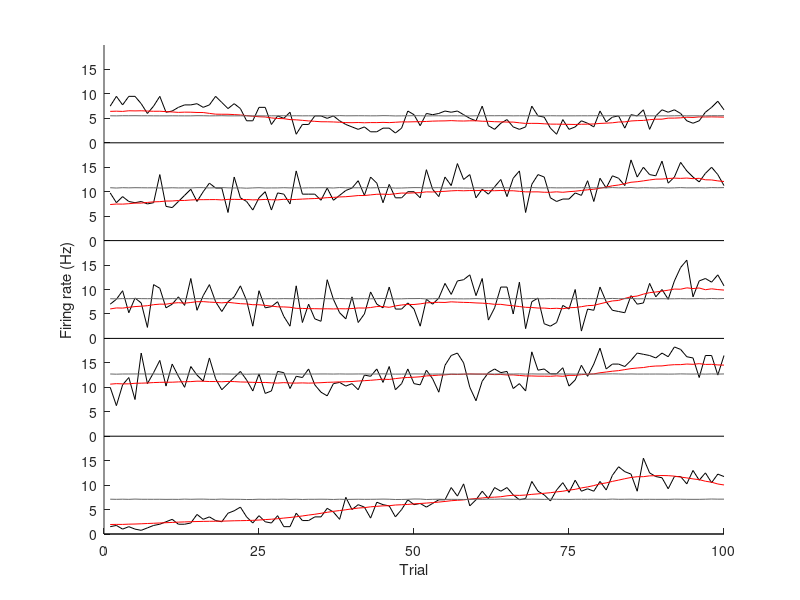
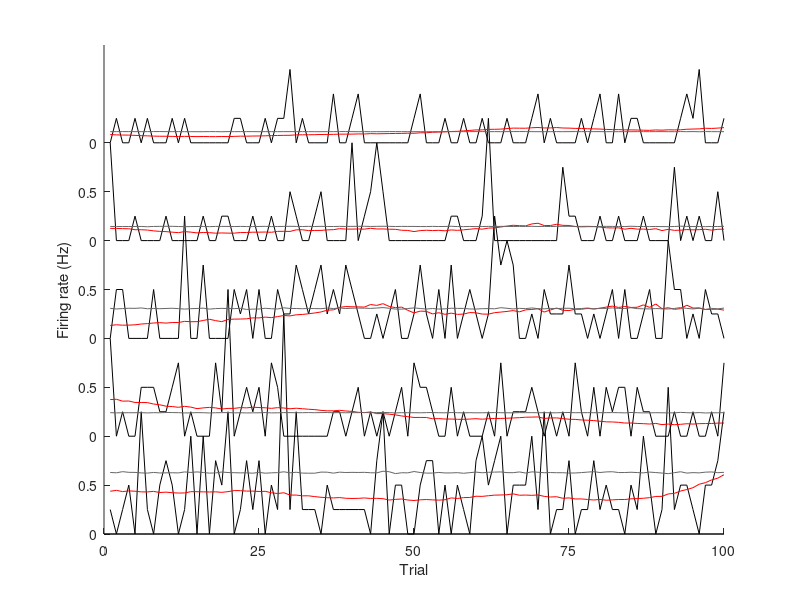
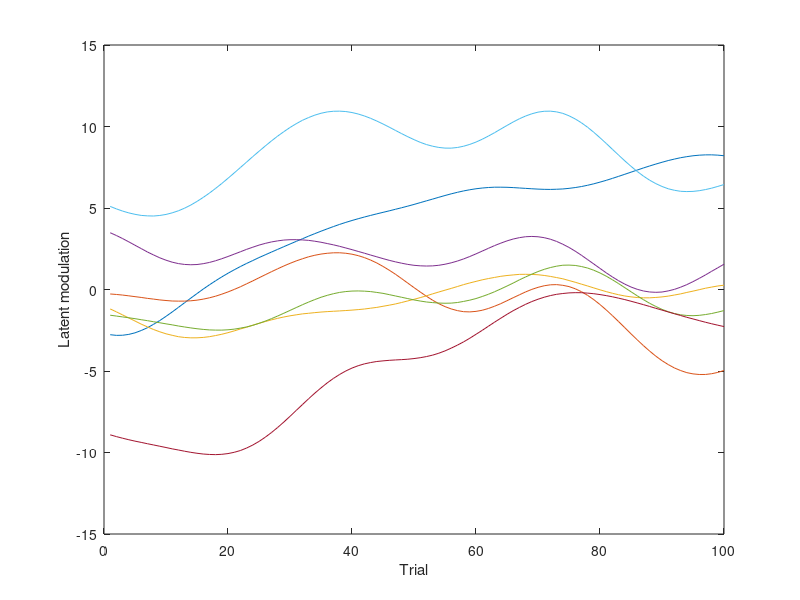
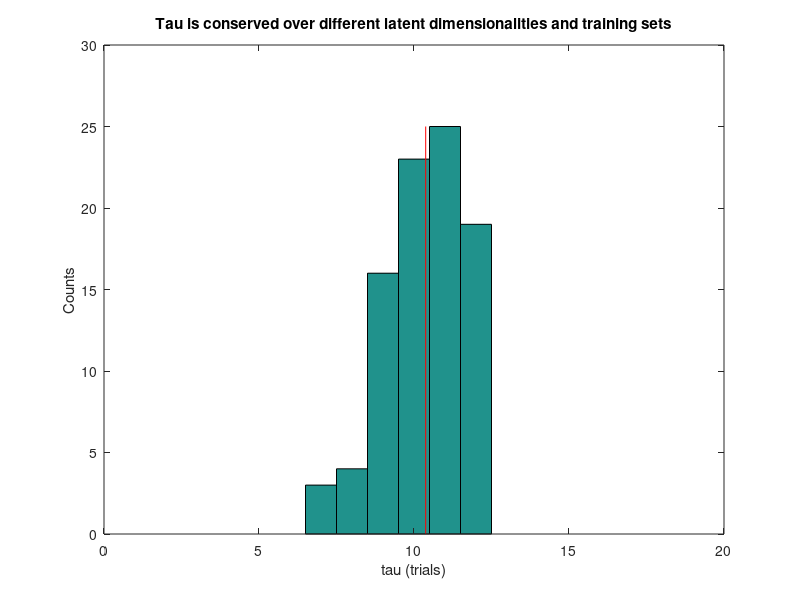

Reproduce these figures in MATLAB, in order.
%% Global settings
%HARDCODED_DIRECTORY_PATHS
code_dir = '/nfs/nhome/live/gbohner/Git_main/nonstat_plds/nplds_code_NIPS2015'; % Github main code directory
data_file = '/nfs/data3/gergo/Mijung/Figure4/Input_data/alexdata_session2_org0_bin50.mat'; % Data file used
NSFR_fit_file = '/nfs/data3/gergo/Mijung/Figure4/Example_run/k7_run5/final_NSFR_data.mat'; % Fitted data for example run
NSFR_sim_file = '/nfs/data3/gergo/Mijung/Figure4/Example_run/k7_run5/final_NSFR_data_predfr_all.mat'; % Predicted data for example run
PLDS_sim_file = '/nfs/data3/gergo/Mijung/Figure4/Example_run/k7_run5/final_PLDS_data_predfr_all.mat'; % Predicted data for example run

cd(code_dir);

DATA_COLOR = [0 0 0];
NSFR_COLOR = [1 0 0];
PLDS_COLOR = [.4 .4 .4];

%% Panel 3A - Example data, plus NSFR and PLDS fits

% % Extract the data (commented out)
% load(data_file, 'resps');
% resps = double(resps);
% resps = squeeze(mean(resps,2));
% pop_mean = mean(mean(mean(resps)))*20; %Average spike / bin * 20 (due to 50 ms bins) = average firing rate;
% resps_orig = resps;
% % 
% %Do smoothing then least square to find non-stationarity
% for i1 = 1:size(resps,1)
%   resps(i1,:) = smooth(resps(i1,:),'moving',15);
% end
% resps_smooth = resps;
% resps = bsxfun(@minus, resps, mean(resps,2));
% resps = sqrt(mean(resps.^2,2));
% [~, ix] = sort(resps,'descend');
% 
% % %Do linear regression to find non-stationarity
% % lincoeffs = zeros(size(resps,1),1);
% % for i1 = 1:size(resps,1)
% %   p = polyfit(1:100,resps(i1,:),1);
% %   lincoeffs(i1) = p(1);
% % end
% % [~,ix] = sort(abs(lincoeffs),'descend');
%  
% %Choose which neurons to show
% neurons_to_show_l = ix(1:5); %5 most nonstationary
% neurons_to_show_r = ix(end-6:end-2); %5 most stationary (but still has spikes, last 2 does not)
% 
% %Load simulated data
% load(NSFR_sim_file, 'fr_mean_pred_all');
% fr_mean_pred_NSFR = median(fr_mean_pred_all,3);
% load(PLDS_sim_file, 'fr_mean_pred_all');
% fr_mean_pred_PLDS = median(fr_mean_pred_all,3);
% 
% save('Figure3_and_4/Final_plots/Panel_3A','resps_orig','fr_mean_pred_NSFR','fr_mean_pred_PLDS','neurons_to_show_l', 'neurons_to_show_r')

%Make the figure;
load('Figure3_and_4/Final_plots/Panel_3A');

% Show most nonstationary neurons
fig1 = figure(1); clf
hold on;
for i1 = 1:length(neurons_to_show_l)
  plot(resps_orig(neurons_to_show_l(i1),:)'*20+(i1-1)*20, 'Color', DATA_COLOR);
  line([0,100],[(i1-1)*20,(i1-1)*20],'Color','k');
end

for i1 = 1:length(neurons_to_show_l)
  plot(fr_mean_pred_NSFR(neurons_to_show_l(i1),:)'*20+(i1-1)*20,'Color', NSFR_COLOR);
end
 

for i1 = 1:length(neurons_to_show_l)
  plot(fr_mean_pred_PLDS(neurons_to_show_l(i1),:)'*20+(i1-1)*20,'Color',PLDS_COLOR);
end

set(gca,'XTick',0:25:100);
ylim([0,20*length(neurons_to_show_l)]);
set(gca,'YTick',0:5:(20*length(neurons_to_show_l)-1));
set(gca,'YTickLabel',repmat(0:5:15,1,length(neurons_to_show_l)));
xlabel('Trial')
ylabel('Firing rate (Hz)');

set(fig1,'Units','centimeters');
set(fig1,'Position',[1,1,12,24]);

print('-depsc2', 'Figure3_and_4/Final_plots/Panel_3Al.eps');

% Show most stationary neurons
fig11 = figure(11); clf
hold on;
for i1 = 1:length(neurons_to_show_r)
  plot(resps_orig(neurons_to_show_r(i1),:)'*20+(i1-1)*1, 'Color', DATA_COLOR);
  line([0,100],[(i1-1)*20,(i1-1)*20],'Color','k');
end

for i1 = 1:length(neurons_to_show_r)
  plot(fr_mean_pred_NSFR(neurons_to_show_r(i1),:)'*20+(i1-1)*1,'Color', NSFR_COLOR);
end
 

for i1 = 1:length(neurons_to_show_r)
  plot(fr_mean_pred_PLDS(neurons_to_show_r(i1),:)'*20+(i1-1)*1,'Color',PLDS_COLOR);
end

set(gca,'XTick',0:25:100);
ylim([0,1*length(neurons_to_show_r)]);
set(gca,'YTick',0:0.5:(1*length(neurons_to_show_r)-1));
set(gca,'YTickLabel',repmat(0:0.5:0.5,1,length(neurons_to_show_r)));
xlabel('Trial')
ylabel('Firing rate (Hz)');

set(fig11,'Units','centimeters');
set(fig11,'Position',[13,1,12,24]);
print('-depsc2', 'Figure3_and_4/Final_plots/Panel_3Ar.eps');

%% Panel 4B - Example modulation over trials

% Extract the data (commented out)
%See h-predictions (they're on the line for h);
% load(NSFR_fit_file, 'datastruct');
% load(NSFR_sim_file, 'hall'); % To compute h for all trials you need the predictions for the mean of h via the GP as well as the fitted ones.
% fig2 = figure(2);
% 
% C = datastruct.Mstep{end}.C;

% save('Figure3_and_4/Final_plots/Panel_4B','hall','C')

% Make the figure;
load('Figure3_and_4/Final_plots/Panel_4B');

fig2 = figure(2);
plot(1:100, hall); % Quite meaningless in terms of neural firing rates, see other options below
ylabel('Latent modulation');

% plot(1:100, exp(C*hall)*20); % AFter projecting through C matrix and exponentiating (individual neurons), *20 due to 50 ms bins to get Hz
% ylabel('Firing rate modulation (Hz)');

% plot(1:100, (C*hall) + log(20)) % AFter projecting through C matrix, but before exponentiating (individual neurons)
% ylabel('Log firing rate modulation (log Hz)');

xlabel('Trial')
set(fig2,'Units','centimeters');
set(fig2,'Position',[1,1,20,10]);
print('-depsc2', 'Figure3_and_4/Final_plots/Panel_4B.eps');

%% Panel 4A - Tau histogram
load('Figure3_and_4/Final_plots/Panel_4A','tau2_end'); % k x runs tau^2 after last iteration
fig3 = figure(3);
tau2_end = tau2_end(:);
hist(sqrt(tau2_end),0:1:20); %Create histogram
xlim([0,20])
ylim([0,30]);
hold on;
mean_tau = mean(sqrt(tau2_end));
line([mean_tau mean_tau], [0,25],'Color','r'); %Add line to the mean

xlabel('tau (trials)');
ylabel('Counts');
title('Tau is conserved over different latent dimensionalities and training sets');
set(fig3,'Units','centimeters');
set(fig3,'Position',[1,1,20,10]);
print('-depsc2', 'Figure3_and_4/Final_plots/Panel_4A.eps');

%% Panel 4C - Total Covariance
load('Figure3_and_4/Final_plots/Panel_4C');

%All XCov*_total are cell by timeshifts
%All XCov*_condi are trial by cell by timeshifts

%Compute normalized covariances
to_plot(1,:) = squeeze(mean(XCov_data_total,1))/max(mean(XCov_data_total,1));
to_plot(2,:) = squeeze(mean(XCov_NSFR_total,1))/max(mean(XCov_NSFR_total,1));
to_plot(3,:) = squeeze(mean(XCov_PLDS_total,1))/max(mean(XCov_PLDS_total,1));
to_plot(4,:) = squeeze(mean(mean(XCov_data_condi,1),2))/max(mean(mean(XCov_data_condi,1),2));
to_plot(5,:) = squeeze(mean(mean(XCov_NSFR_condi,1),2))/max(mean(mean(XCov_NSFR_condi,1),2));
to_plot(6,:) = squeeze(mean(mean(XCov_PLDS_condi,1),2))/max(mean(mean(XCov_PLDS_condi,1),2));


fig4 = figure(4); hold off;
%Total covariances
plot(-500:50:500,to_plot(1,:),'Color',DATA_COLOR);
hold on;
plot(-500:50:500,to_plot(2,:),'Color',NSFR_COLOR)
plot(-500:50:500,to_plot(3,:),'Color',PLDS_COLOR)

% %Conditional covariances
% plot(-500:50:500,to_plot(4,:),'Color',DATA_COLOR,'LineStyle','--'); 
% plot(-500:50:500,to_plot(5,:),'Color',NSFR_COLOR,'LineStyle','--')
% plot(-500:50:500,to_plot(6,:),'Color',PLDS_COLOR,'LineStyle','--')

legend({'Data','N-PLDS (k==7)','PLDS (k==7)'})
xlabel('Time lag (ms)')
ylabel('Normalized autocovariance')
set(fig4,'Units','centimeters');
set(fig4,'Position',[1,1,15,10]);
print('-depsc2', 'Figure3_and_4/Final_plots/Panel_4C.eps');

%% Panel 3Br - Error values
load('Figure3_and_4/Final_plots/Panel_3Br.mat')
fig5 = figure(5); 
errorbar((1:8)-.05, mean(NSFR_error,2)/640*20, std(NSFR_error,0,2)/640*20, 'rx'); %/640 due to 10 left out trials and 64 neurons/trials to get error / single bin, *20 to get back to Hz from 50 ms bins.
hold on; errorbar((1:8)+.05, mean(PLDS_error,2)/640*20, std(PLDS_error,0,2)/640*20, 'bx');
ylim([0.002 0.005]*20)
xlabel('k')
title('RMSE in firing rates on left out trials (10%) after 30 iter')
set(gca,'XTick',1:8);
ylabel('RMSE'); %Population mean firing rate 4.5412 over everything;
legend('N-PLDS','PLDS')
set(fig5,'Units','centimeters');
set(fig5,'Position',[1,1,20,10]);
print('-depsc2', 'Figure3_and_4/Final_plots/Panel_3Br.eps');

%% Panel F - Error values on just certain neurons, based on non-stationarity
load('Figure3_and_4/Final_plots/Panel_3Blm','NSFR_error_each', 'PLDS_error_each','neuron_stationarity_sort')

%Most non-stationary 5 neurons
neurons_to_include = neuron_stationarity_sort(1:5); %1 - most nonstationary, end - most stationary
NSFR_error = mean(NSFR_error_each(:,:,neurons_to_include),3);
PLDS_error = mean(PLDS_error_each(:,:,neurons_to_include),3);

fig6 = figure(6); 
errorbar((1:8)-.05, mean(NSFR_error,2)/(10*length(neurons_to_include))*20, std(NSFR_error,0,2)/(10*length(neurons_to_include))*20, 'rx'); %/(10*length(neurons_to_include)) due to 10 left out trials and certain number of chosen neurons/trials to get error / single bin, *20 to get back to Hz from 50 ms bins.
hold on; errorbar((1:8)+.05, mean(PLDS_error,2)/(10*length(neurons_to_include))*20, std(PLDS_error,0,2)/(10*length(neurons_to_include))*20, 'bx');
xlabel('k')
title('RMSE in firing rates of most non-stationary 5 neurons')
set(gca,'XTick',1:8);
ylabel('RMSE'); %Population mean firing rate 4.5412 over everything;
legend('N-PLDS','PLDS')
set(fig6,'Units','centimeters');
set(fig6,'Position',[1,1,20,10]);
print('-depsc2', 'Figure3_and_4/Final_plots/Panel_3Bl.eps');

%Most stationary 5 neurons
neurons_to_include = neuron_stationarity_sort(end-4:end); %1 - most nonstationary, end - most stationary
NSFR_error = mean(NSFR_error_each(:,:,neurons_to_include),3);
PLDS_error = mean(PLDS_error_each(:,:,neurons_to_include),3);

fig7 = figure(7); 
errorbar((1:8)-.05, mean(NSFR_error,2)/(10*length(neurons_to_include))*20, std(NSFR_error,0,2)/(10*length(neurons_to_include))*20, 'rx'); %/(10*length(neurons_to_include)) due to 10 left out trials and certain number of chosen neurons/trials to get error / single bin, *20 to get back to Hz from 50 ms bins.
hold on; errorbar((1:8)+.05, mean(PLDS_error,2)/(10*length(neurons_to_include))*20, std(PLDS_error,0,2)/(10*length(neurons_to_include))*20, 'bx');
xlabel('k')
title('RMSE in firing rates of most non-stationary 5 neurons')
set(gca,'XTick',1:8);
ylabel('RMSE'); %Population mean firing rate 4.5412 over everything;
legend('N-PLDS','PLDS')
set(fig7,'Units','centimeters');
set(fig7,'Position',[1,1,20,10]);
print('-depsc2', 'Figure3_and_4/Final_plots/Panel_3Bm.eps');


